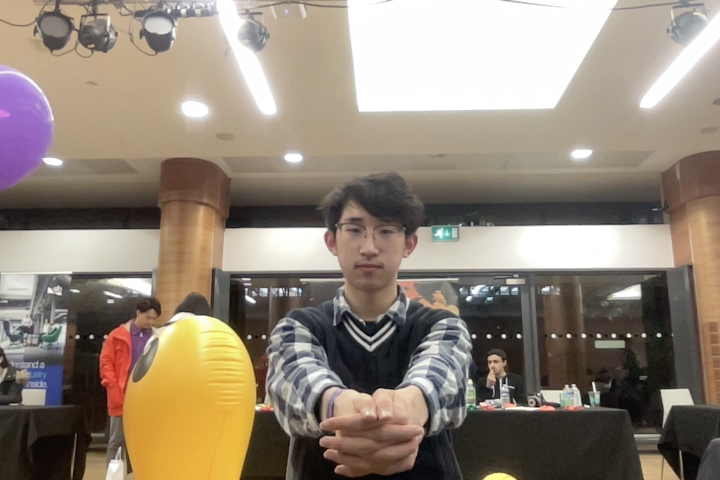
#> input picture ltw/background_place_holder.jpg, 1440 x 960 px (shown at 1/2 size)
$ jupyter execute test.ipynb
#> lines starting #> are read from the running program, lines starting #| are printed output that depends on the picture
[cell 1]
import cv2
import numpy as np

[cell 2]
img = cv2.imread("background_place_holder.jpg")
#> img is the input picture: shape (960, 1440, 3); mean B, G, R 119.5, 133.7, 146
print(img)
#> (printed output is left out)
print(img.shape)
#| (960, 1440, 3)
img = cv2.resize(img, (500, 500))
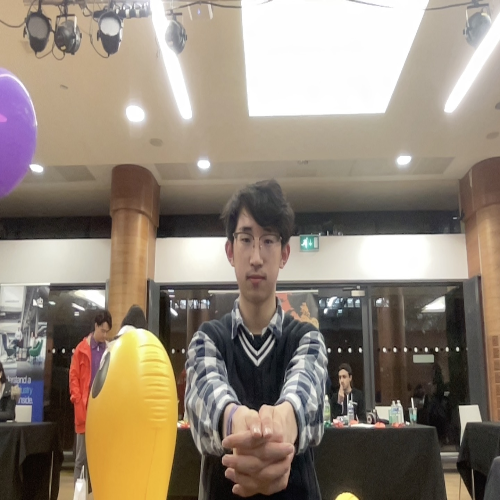
#> img: shape (500, 500, 3); mean B, G, R 119.4, 133.6, 146
cv2.imshow("pic", img)
cv2.waitKey(100)
